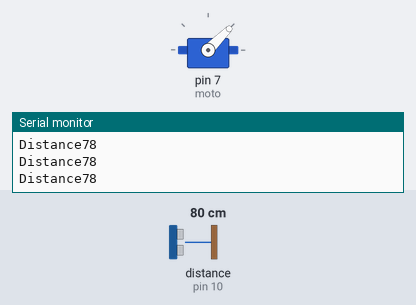
The sketch below on a simulated Arduino Uno, built with avr-gcc and run on an emulated ATmega328P. Parts: servo, the last lines printed to the serial monitor. Wiring (inferred from the names in the program): ultrasonic range finder: trigger pin 9; echo pin 10. The inputs (shaded band) are chosen by the test bench; at power-on: distance to the obstacle (sensor on pin 10) 80 cm. The echo pulse lasts 58.3 µs per cm.

Above: at 1.2 s.
1.3 s: distance to the obstacle (sensor on pin 10) set to 99 cm
4.3 s: distance to the obstacle (sensor on pin 10) set to 105 cm
At 5.3 s:
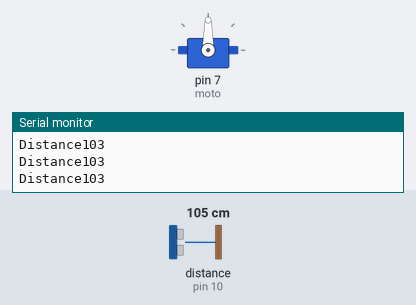
5.8 s: distance to the obstacle (sensor on pin 10) set to 201 cm
8.8 s: distance to the obstacle (sensor on pin 10) set to 208 cm
At 10.0 s:
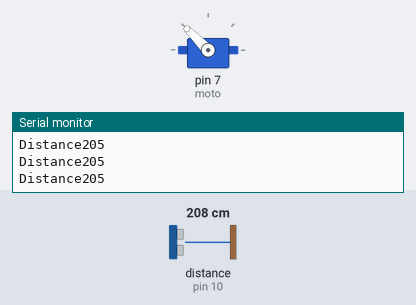
10.3 s: distance to the obstacle (sensor on pin 10) set to 18 cm
At 11.2 s:
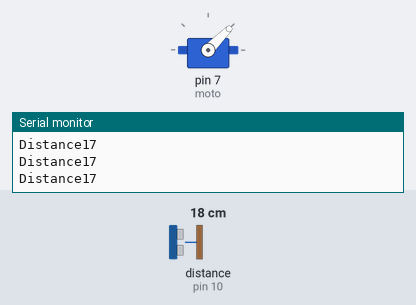
13.3 s: distance to the obstacle (sensor on pin 10) set to 120 cm
At 14.5 s:
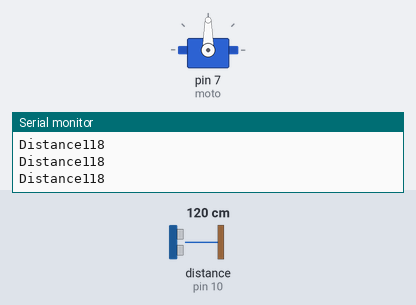
Timing chart, 0 to 15.8 s (numbered marks = the images above; inputs shaded):
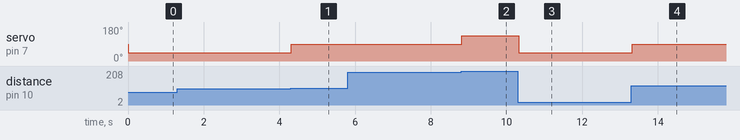

Measured:
- the behaviour switches between 102 and 103 cm on distance to the obstacle (sensor on pin 10) (found by bisection; images 0 and 1)
- the behaviour switches between 203 and 204 cm on distance to the obstacle (sensor on pin 10) (found by bisection; images 1 and 2)
- after the input at 4.3 s, servo on pin 7 (moto): 45° → 90° at once
- after the input at 8.8 s, servo on pin 7 (moto): 90° → 135° at once
- after the input at 10.3 s, servo on pin 7 (moto): 135° → 45° at once
- after the input at 13.3 s, servo on pin 7 (moto): 45° → 90° at once

The sketch:

Producton_Line_code.ino
```cpp
#include <Servo.h>

Servo moto;

int tr=9 ;

int ec=10 ;

int x=0;

int D=0;


 void setup(){

  moto.attach(7);

  pinMode(tr,OUTPUT);

  pinMode(ec,INPUT);

  Serial.begin(9600);

  }

  void loop() {

    digitalWrite(tr,LOW);

    delayMicroseconds(2);

    digitalWrite(tr,HIGH);

    delayMicroseconds(10);

    digitalWrite(tr,LOW);


    x=pulseIn(ec,HIGH);

    D=x*0.034/2;

    Serial.print("Distance");

    Serial.println(D);

    if(D<300 && D>200){

      moto.write(135);

      }


    else if (D<199 && D>100){


      moto.write(90);


      }


    else if (D<99 && D>0){


      moto.write(45);


      }


}
```
